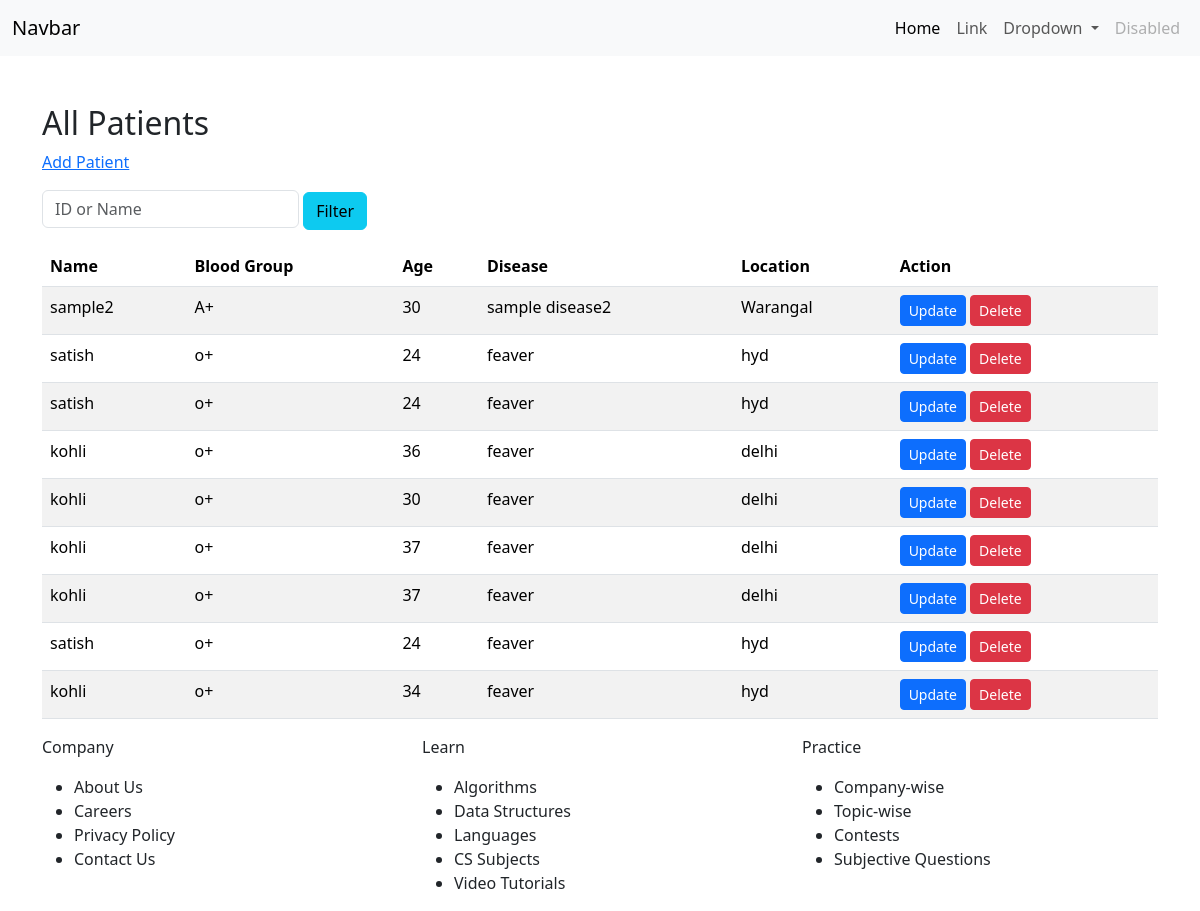
Page /all/ on the committed database.
### app1/models.py (models this page shows, shortened)
class Patient(models.Model):
    Name = models.CharField(max_length=256)
    Blood_group=models.CharField(max_length=100)
    Age=models.IntegerField()
    Disease = models.CharField(max_length=256)
    Location = models.CharField(max_length=256)

### app1/views.py (the view)
# urls.py: path('all/', views.view_all_patients, name='view_all_patients'),
def view_all_patients(request):
    patients = Patient.objects.all()
    return render(request, "all_patients.html", {"patients": patients})

### app1/templates/all_patients.html (shortened to what this page needs)
{%extends 'demo.html'%}
{%block content%}
     <div class="container mt-5">
         <h2>All Patients</h2>
         <div class="mb-3">
             <a href="/add" class="btnbtn-success">Add Patient</a>
         </div>
     <div class="mb-3 d-inline-block ml-2">
         <form action="/filter_patient" method="get"
class="d-inline">
             <input type="text" name="query" placeholder="ID or Name"
class="form-control d-inline-block" style="width: auto;">
             <button type="submit" class="btn btn-info">Filter</button>
         </form>
     </div>
         <table class="table table-striped">
             <thead>
                 <tr>
                     <th>Name</th>
                     <th>Blood Group</th>
                     <th>Age</th>
                     <th>Disease</th>
                     <th>Location</th>
                     <th>Action</th>
                 </tr>
             </thead>
             <tbody>
                 {% for patient in patients %}
                 <tr>
                     <td>{{ patient.Name }}</td>
                     <td>{{ patient.Blood_group }}</td>
                     <td>{{ patient.Age }}</td>
                     <td>{{ patient.Disease }}</td>
                     <td>{{ patient.Location }}</td>
                     <td>
                         <a href="{% url 'update_patient' patient.id %}"
class="btn btn-primary btn-sm">Update</a>
                         <a href="{% url 'delete_patient' patient.id %}"
class="btn btn-danger btn-sm" onclick="return confirm('Are you sure youwant to delete this?');">Delete</a>
                     </td>
                 </tr>
                 {% endfor %}
             </tbody>
         </table>
     </div>
     {%endblock%}

### app1/templates/demo.html (shortened to what this page needs)
{%load static%}
<!DOCTYPE html>
<html lang="en">
<head>
    <link href="https://cdn.jsdelivr.net/npm/bootstrap@5.3.3/dist/css/bootstrap.min.css" rel="stylesheet">
</head>
<body>
    <nav class="navbar navbar-expand-lg bg-body-tertiary">
        <div class="container-fluid">
          <a class="navbar-brand" href="#">Navbar</a>
          <div class="collapse navbar-collapse" id="navbarSupportedContent">
            <ul class="navbar-nav ms-auto mb-2 mb-lg-0">
              <li class="nav-item">
                <a class="nav-link active" aria-current="page" href="#">Home</a>
              </li>
              <li class="nav-item">
                <a class="nav-link" href="#">Link</a>
              </li>
              <li class="nav-item dropdown">
                <a class="nav-link dropdown-toggle" href="#" role="button" data-bs-toggle="dropdown" aria-expanded="false">
                  Dropdown
                </a>
              </li>
              <li class="nav-item">
                <a class="nav-link disabled" aria-disabled="true">Disabled</a>
              </li>
            </ul>
          </div>
        </div>
      </nav>
      {%block content%}
      {%endblock%}
  <footer>
    <div class="container">
      <div class="row">
        <div class="col">
          <p>Company</p>
          <ul>
            <li>About Us</li>
            <li>Careers</li>
            <li>Privacy Policy</li>
            <li>Contact Us</li>
          </ul>
        </div>
        <div class="col">
          <p>Learn</p>
          <ul>
            <li>Algorithms</li>
            <li>Data Structures</li>
            <li>Languages</li>
            <li>CS Subjects</li>
            <li>Video Tutorials</li>
          </ul>
        </div>
        <div class="col">
          <p>Practice</p>
          <ul>
            <li>Company-wise</li>
            <li>Topic-wise</li>
            <li>Contests</li>
            <li>Subjective Questions</li>
          </ul>
        </div>
      </div>
    </div>
  </footer>
</body>
</html>

### rows in the picture
Patient: Name "sample2", Blood_group "A+", Age "30", Disease "sample disease2", Location "Warangal"
Patient: Name "satish", Blood_group "o+", Age "24", Disease "feaver", Location "hyd"
Patient: Name "satish", Blood_group "o+", Age "24", Disease "feaver", Location "hyd"
Patient: Name "kohli", Blood_group "o+", Age "36", Disease "feaver", Location "delhi"
Patient: Name "kohli", Blood_group "o+", Age "30", Disease "feaver", Location "delhi"
Patient: Name "kohli", Blood_group "o+", Age "37", Disease "feaver", Location "delhi"
Patient: Name "kohli", Blood_group "o+", Age "37", Disease "feaver", Location "delhi"
Patient: Name "satish", Blood_group "o+", Age "24", Disease "feaver", Location "hyd"
Patient: Name "kohli", Blood_group "o+", Age "34", Disease "feaver", Location "hyd"
